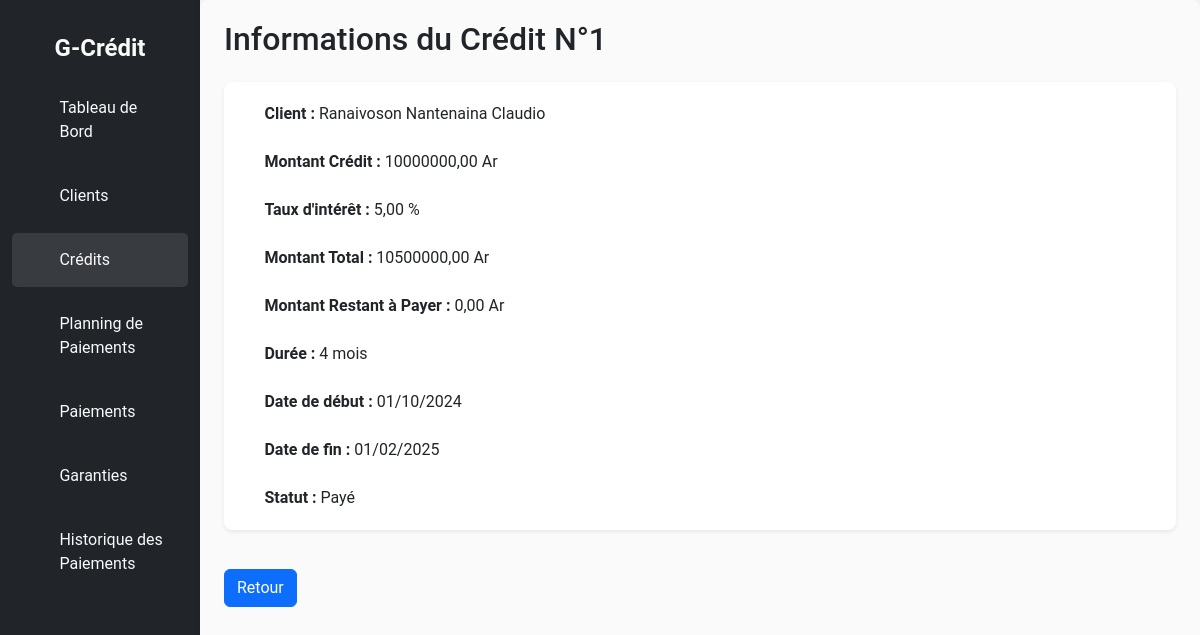
The app's page /credit/credits/detail/1/ with its own data.
### credit/models.py (models this page shows, shortened)
class Credit(models.Model):
    id = models.AutoField(primary_key=True)
    client = models.ForeignKey('Client', on_delete=models.CASCADE, related_name="credits")
    montant_credit = models.DecimalField(max_digits=15, decimal_places=2)
    montant_total = models.DecimalField(max_digits=15, decimal_places=2)
    montant_restant = models.DecimalField(max_digits=15, decimal_places=2, default=0.00)
    taux_interet = models.DecimalField(max_digits=5, decimal_places=2)
    duree_mois = models.IntegerField()
    date_debut = models.DateField(db_index=True)
    date_fin = models.DateField(blank=True, null=True)
    STATUT_CHOICES = [
        ('en cours', 'En cours'),
        ('payé', 'Payé'),
        ('retard', 'En retard'),
    ]
    statut = models.CharField(max_length=10, choices=STATUT_CHOICES, default='en cours', db_index=True)

class Client(models.Model):
    id = models.AutoField(primary_key=True)
    nom = models.CharField(max_length=100)
    prenom = models.CharField(max_length=100)
    adresse = models.CharField(max_length=255)
    telephone = models.CharField(max_length=15)
    email = models.EmailField(unique=True)
    date_naissance = models.DateField()

### credit/views.py (the view)
# urls.py: path('credits/detail/<int:id>/', views.CreditDetail.as_view(), name='credit-detail'),
class CreditDetail(DetailView):
    template_name = 'Credits/creditDetail.html'
    model = Credit
    context_object_name = "lecredit"
    pk_url_kwarg = "id"

### templates/Credits/creditDetail.html (shortened to what this page needs)
<!DOCTYPE html>
<html lang="fr">
<head>
    {% load static %}
    <link rel="stylesheet" href="{% static 'bootstrap/css/bootstrap.css' %}">
    <link rel="stylesheet" href="{% static 'credit/css/style.css' %}">
    <link rel="stylesheet" href="{% static 'bootstrap-icons-1.11.3/font/bootstrap-icons.css' %}">
    <link rel="stylesheet" href="{% static 'sweetalert/sweetalert2.min.css' %}">
</head>
<body>
    <div class="container-fluid">
        <div class="row">
            <nav class="col-md-3 col-lg-2 d-none d-md-block bg-dark sidebar">
                <div class="logo-details">
                    <span class="logo_name">G-Crédit</span>
                </div>
                <ul class="nav-links">
                    <li>
                        <a href="{% url 'home' %}">
                            <i class="bi bi-grid"></i>
                            <span>Tableau de Bord</span>
                        </a>
                    </li>
                    <li>
                        <a href="{% url 'client-list' %}">
                            <i class="bi bi-person"></i>
                            <span>Clients</span>
                        </a>
                    </li>
                    <li>
                        <a href="{% url 'credit-list' %}" class="active">
                            <i class="bi bi-calendar"></i>
                            <span>Crédits</span>
                        </a>
                    </li>
                    <li>
                        <a href="{% url 'planning-paiement-list' %}">
                            <i class="bi bi-file-earmark-text"></i>
                            <span>Planning de Paiements</span>
                        </a>
                    </li>
                    <li>
                        <a href="{% url 'paiement-list' %}">
                            <i class="bi bi-cash-coin"></i>
                            <span>Paiements</span>
                        </a>
                    </li>
                    <li>
                        <a href="{% url 'garantie-list' %}">
                            <i class="bi bi-shield-lock"></i>
                            <span>Garanties</span>
                        </a>
                    </li>
                    <li>
                        <a href="{% url 'historique-list' %}">
                            <i class="bi bi-journal-text"></i>
                            <span>Historique des Paiements</span>
                        </a>
                    </li>
                </ul>
            </nav>
            <main class="col-md-9 ms-sm-auto col-lg-10 px-md-4" id="main-content">
                <h2 class="mb-4">Informations du Crédit N°{{ lecredit.id }}</h2>
                <div class="card shadow-sm border-0">
                    <div class="card-body">
                        <div class="mb-4">
                            <div class="d-flex align-items-center">
                                <i class="bi bi-person-circle text-primary me-2"></i>
                                <span>
                                    <strong>Client :</strong> {{ lecredit.client.nom }} {{ lecredit.client.prenom }}
                                </span>
                            </div>
                        </div>
                        <div class="mb-4">
                            <div class="d-flex align-items-center">
                                <i class="bi bi-currency-dollar text-info me-2"></i>
                                <span><strong>Montant Crédit :</strong> {{ lecredit.montant_credit }} Ar</span>
                            </div>
                        </div>
                        <div class="mb-4">
                            <div class="d-flex align-items-center">
                                <i class="bi bi-percent text-info me-2"></i>
                                <span><strong>Taux d'intérêt :</strong> {{ lecredit.taux_interet }} %</span>
                            </div>
                        </div>
                        <div class="mb-4">
                            <div class="d-flex align-items-center">
                                <i class="bi bi-currency-dollar text-success me-2"></i>
                                <span><strong>Montant Total :</strong> {{ lecredit.montant_total }} Ar</span>
                            </div>
                        </div>
                        <div class="mb-4">
                            <div class="d-flex align-items-center">
                                <i class="bi bi-currency-exchange text-success me-2"></i>
                                <span><strong>Montant Restant à Payer :</strong> {{ lecredit.montant_restant }} Ar</span>
                            </div>
                        </div>
                        <div class="mb-4">
                            <div class="d-flex align-items-center">
                                <i class="bi bi-clock text-warning me-2"></i>
                                <span><strong>Durée :</strong> {{ lecredit.duree_mois }} mois</span>
                            </div>
                        </div>
                        <div class="mb-4">
                            <div class="d-flex align-items-center">
                                <i class="bi bi-calendar-event text-danger me-2"></i>
                                <span><strong>Date de début :</strong> {{ lecredit.date_debut|date:"d/m/Y" }}</span>
                            </div>
                        </div>
                        <div class="mb-4">
                            <div class="d-flex align-items-center">
                                <i class="bi bi-calendar-check text-success me-2"></i>
                                <span><strong>Date de fin :</strong> {{ lecredit.date_fin|date:"d/m/Y" }}</span>
                            </div>
                        </div>
                        <div>
                            <div class="d-flex align-items-center">
                                <i class="bi bi-info-circle text-primary me-2"></i>
                                <span><strong>Statut :</strong> {{ lecredit.get_statut_display }}</span>
                            </div>
                        </div>
                    </div>
                </div>
                <a href="{% url 'credit-list' %}" class="btn btn-primary mt-4">Retour</a>
            </main>
        </div>
    </div>
</body>
</html>

### statics/credit/css/style.css (style rules this page uses)
* { margin: 0; padding: 0; box-sizing: border-box; transition: all 500ms ease; }
body { font-family: 'Roboto', sans-serif; background-color: #f5f7fa; }
.sidebar { padding-top: 20px; background-color: #343a40; color: white; height: 100vh; }
.logo-details { display: flex; justify-content: center; padding: 10px; }
.logo_name { font-size: 1.5rem; font-weight: bold; color: #fafafa; }
.nav-links { list-style: none; padding: 0; }
.nav-links li { width: 100%; padding: 5px 0; }
.nav-links a { display: flex; align-items: center; padding: 15px; color: #f8f9fa; text-decoration: none; transition: background 0.3s, color 0.3s; }
.nav-links a i { margin-right: 20px; }
.nav-links a:hover, .nav-links a.active { background-color: rgba(255, 255, 255, 0.1); color: #fafafa; border-radius: 5px; }
#main-content { padding: 20px; background-color: #fafafa; border-radius: 8px; box-shadow: 0 2px 10px rgba(0, 0, 0, 0.1); }
.card { margin: 15px 0; border: none; border-radius: 8px; transition: transform 0.3s, box-shadow 0.3s; }
.card-body { padding: 20px; }

### records on screen
Credit: id "1", client.nom "Ranaivoson", client.prenom "Nantenaina Claudio", montant_credit "10000000,00", taux_interet "5,00", montant_total "10500000,00", montant_restant "0,00", duree_mois "4", date_debut "01/10/2024", date_fin "01/02/2025", statut "Payé"
